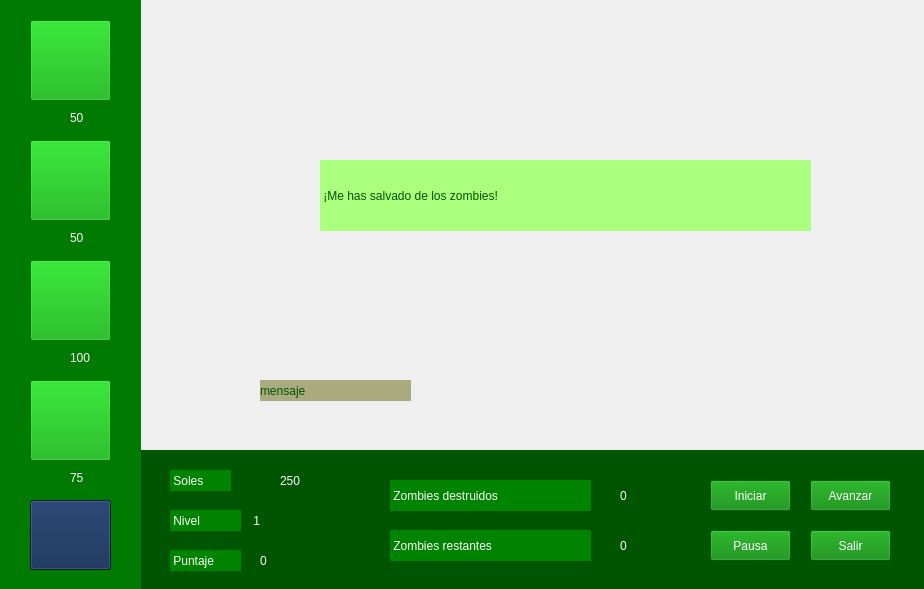
<?xml version="1.0" encoding="UTF-8"?>
<ui version="4.0">
 <class>MainWindow</class>
 <widget class="QMainWindow" name="MainWindow">
  <property name="geometry">
   <rect>
    <x>0</x>
    <y>0</y>
    <width>924</width>
    <height>589</height>
   </rect>
  </property>
  <property name="windowTitle">
   <string>Ventana de Juego</string>
  </property>
  <widget class="QWidget" name="centralwidget">
   <property name="minimumSize">
    <size>
     <width>807</width>
     <height>589</height>
    </size>
   </property>
   <property name="maximumSize">
    <size>
     <width>924</width>
     <height>589</height>
    </size>
   </property>
   <widget class="QLabel" name="fondo_diurno">
    <property name="geometry">
     <rect>
      <x>40</x>
      <y>0</y>
      <width>1181</width>
      <height>471</height>
     </rect>
    </property>
    <property name="text">
     <string/>
    </property>
    <property name="pixmap">
     <pixmap>../sprites/Fondos/jardinAbuela.png</pixmap>
    </property>
    <property name="scaledContents">
     <bool>true</bool>
    </property>
   </widget>
   <widget class="QLabel" name="fondo_1">
    <property name="geometry">
     <rect>
      <x>0</x>
      <y>0</y>
      <width>141</width>
      <height>591</height>
     </rect>
    </property>
    <property name="styleSheet">
     <string notr="true">background-color: rgb(0, 122, 0);</string>
    </property>
    <property name="text">
     <string/>
    </property>
   </widget>
   <widget class="QLabel" name="fondo_2">
    <property name="geometry">
     <rect>
      <x>120</x>
      <y>450</y>
      <width>811</width>
      <height>141</height>
     </rect>
    </property>
    <property name="styleSheet">
     <string notr="true">background-color: rgb(0, 85, 0);</string>
    </property>
    <property name="text">
     <string/>
    </property>
   </widget>
   <widget class="QLabel" name="sol_1">
    <property name="geometry">
     <rect>
      <x>30</x>
      <y>110</y>
      <width>31</width>
      <height>21</height>
     </rect>
    </property>
    <property name="text">
     <string/>
    </property>
    <property name="pixmap">
     <pixmap>../sprites/Elementos de juego/sol.png</pixmap>
    </property>
    <property name="scaledContents">
     <bool>true</bool>
    </property>
   </widget>
   <widget class="QLabel" name="sol_2">
    <property name="geometry">
     <rect>
      <x>30</x>
      <y>230</y>
      <width>31</width>
      <height>21</height>
     </rect>
    </property>
    <property name="text">
     <string/>
    </property>
    <property name="pixmap">
     <pixmap>../sprites/Elementos de juego/sol.png</pixmap>
    </property>
    <property name="scaledContents">
     <bool>true</bool>
    </property>
   </widget>
   <widget class="QLabel" name="sol_3">
    <property name="geometry">
     <rect>
      <x>30</x>
      <y>350</y>
      <width>31</width>
      <height>21</height>
     </rect>
    </property>
    <property name="text">
     <string/>
    </property>
    <property name="pixmap">
     <pixmap>../sprites/Elementos de juego/sol.png</pixmap>
    </property>
    <property name="scaledContents">
     <bool>true</bool>
    </property>
   </widget>
   <widget class="QLabel" name="sol_4">
    <property name="geometry">
     <rect>
      <x>30</x>
      <y>470</y>
      <width>31</width>
      <height>21</height>
     </rect>
    </property>
    <property name="text">
     <string/>
    </property>
    <property name="pixmap">
     <pixmap>../sprites/Elementos de juego/sol.png</pixmap>
    </property>
    <property name="scaledContents">
     <bool>true</bool>
    </property>
   </widget>
   <widget class="QLabel" name="costo_girasol">
    <property name="geometry">
     <rect>
      <x>70</x>
      <y>110</y>
      <width>55</width>
      <height>16</height>
     </rect>
    </property>
    <property name="styleSheet">
     <string notr="true">font: 87 12pt &quot;Arial Black&quot;;
color: rgb(255, 255, 255);</string>
    </property>
    <property name="text">
     <string>50</string>
    </property>
   </widget>
   <widget class="QLabel" name="costo_patata">
    <property name="geometry">
     <rect>
      <x>70</x>
      <y>470</y>
      <width>55</width>
      <height>16</height>
     </rect>
    </property>
    <property name="styleSheet">
     <string notr="true">font: 87 12pt &quot;Arial Black&quot;;
color: rgb(255, 255, 255);</string>
    </property>
    <property name="text">
     <string>75</string>
    </property>
   </widget>
   <widget class="QLabel" name="costo_planta_azul">
    <property name="geometry">
     <rect>
      <x>70</x>
      <y>350</y>
      <width>55</width>
      <height>16</height>
     </rect>
    </property>
    <property name="styleSheet">
     <string notr="true">font: 87 12pt &quot;Arial Black&quot;;
color: rgb(255, 255, 255);</string>
    </property>
    <property name="text">
     <string>100</string>
    </property>
   </widget>
   <widget class="QLabel" name="costo_planta_clasica">
    <property name="geometry">
     <rect>
      <x>70</x>
      <y>230</y>
      <width>55</width>
      <height>16</height>
     </rect>
    </property>
    <property name="styleSheet">
     <string notr="true">font: 87 12pt &quot;Arial Black&quot;;
color: rgb(255, 255, 255);</string>
    </property>
    <property name="text">
     <string>50</string>
    </property>
   </widget>
   <widget class="QLabel" name="texto_soles">
    <property name="geometry">
     <rect>
      <x>170</x>
      <y>470</y>
      <width>61</width>
      <height>21</height>
     </rect>
    </property>
    <property name="styleSheet">
     <string notr="true">background-color: rgb(0, 132, 0);
color: rgb(255, 255, 255);
font: 87 9pt &quot;Arial Black&quot;;</string>
    </property>
    <property name="text">
     <string> Soles</string>
    </property>
   </widget>
   <widget class="QLabel" name="texto_zombies_restantes">
    <property name="geometry">
     <rect>
      <x>390</x>
      <y>530</y>
      <width>201</width>
      <height>31</height>
     </rect>
    </property>
    <property name="styleSheet">
     <string notr="true">background-color: rgb(0, 132, 0);
color: rgb(255, 255, 255);
font: 87 10pt &quot;Arial Black&quot;;</string>
    </property>
    <property name="text">
     <string> Zombies restantes</string>
    </property>
   </widget>
   <widget class="QLabel" name="texto_zombies_destruidos">
    <property name="geometry">
     <rect>
      <x>390</x>
      <y>480</y>
      <width>201</width>
      <height>31</height>
     </rect>
    </property>
    <property name="styleSheet">
     <string notr="true">background-color: rgb(0, 132, 0);
color: rgb(255, 255, 255);
font: 87 10pt &quot;Arial Black&quot;;</string>
    </property>
    <property name="text">
     <string> Zombies destruidos</string>
    </property>
   </widget>
   <widget class="QLabel" name="texto_puntaje">
    <property name="geometry">
     <rect>
      <x>170</x>
      <y>550</y>
      <width>71</width>
      <height>21</height>
     </rect>
    </property>
    <property name="styleSheet">
     <string notr="true">background-color: rgb(0, 132, 0);
color: rgb(255, 255, 255);
font: 87 9pt &quot;Arial Black&quot;;</string>
    </property>
    <property name="text">
     <string> Puntaje</string>
    </property>
   </widget>
   <widget class="QLabel" name="texto_nivel">
    <property name="geometry">
     <rect>
      <x>170</x>
      <y>510</y>
      <width>71</width>
      <height>21</height>
     </rect>
    </property>
    <property name="styleSheet">
     <string notr="true">background-color: rgb(0, 132, 0);
color: rgb(255, 255, 255);
font: 87 9pt &quot;Arial Black&quot;;</string>
    </property>
    <property name="text">
     <string> Nivel</string>
    </property>
   </widget>
   <widget class="QPushButton" name="boton_iniciar">
    <property name="geometry">
     <rect>
      <x>710</x>
      <y>480</y>
      <width>81</width>
      <height>31</height>
     </rect>
    </property>
    <property name="styleSheet">
     <string notr="true">background-color: rgb(0, 131, 0);
font: 87 9pt &quot;Arial Black&quot;;
color: rgb(255, 255, 255);</string>
    </property>
    <property name="text">
     <string>Iniciar</string>
    </property>
   </widget>
   <widget class="QPushButton" name="boton_pausa">
    <property name="geometry">
     <rect>
      <x>710</x>
      <y>530</y>
      <width>81</width>
      <height>31</height>
     </rect>
    </property>
    <property name="styleSheet">
     <string notr="true">background-color: rgb(0, 131, 0);
font: 87 9pt &quot;Arial Black&quot;;
color: rgb(255, 255, 255);</string>
    </property>
    <property name="text">
     <string>Pausa</string>
    </property>
   </widget>
   <widget class="QPushButton" name="boton_avanzar">
    <property name="geometry">
     <rect>
      <x>810</x>
      <y>480</y>
      <width>81</width>
      <height>31</height>
     </rect>
    </property>
    <property name="styleSheet">
     <string notr="true">background-color: rgb(0, 131, 0);
font: 87 9pt &quot;Arial Black&quot;;
color: rgb(255, 255, 255);</string>
    </property>
    <property name="text">
     <string>Avanzar</string>
    </property>
   </widget>
   <widget class="QPushButton" name="boton_salir">
    <property name="geometry">
     <rect>
      <x>810</x>
      <y>530</y>
      <width>81</width>
      <height>31</height>
     </rect>
    </property>
    <property name="styleSheet">
     <string notr="true">background-color: rgb(0, 131, 0);
font: 87 9pt &quot;Arial Black&quot;;
color: rgb(255, 255, 255);</string>
    </property>
    <property name="text">
     <string>Salir</string>
    </property>
   </widget>
   <widget class="QPushButton" name="comprar_girasol">
    <property name="geometry">
     <rect>
      <x>30</x>
      <y>20</y>
      <width>81</width>
      <height>81</height>
     </rect>
    </property>
    <property name="styleSheet">
     <string notr="true">background-color: rgb(0, 170, 0);</string>
    </property>
    <property name="text">
     <string/>
    </property>
    <property name="icon">
     <iconset>
      <normaloff>../sprites/Plantas/girasol_1.png</normaloff>../sprites/Plantas/girasol_1.png</iconset>
    </property>
    <property name="iconSize">
     <size>
      <width>75</width>
      <height>75</height>
     </size>
    </property>
   </widget>
   <widget class="QPushButton" name="comprar_patata">
    <property name="geometry">
     <rect>
      <x>30</x>
      <y>380</y>
      <width>81</width>
      <height>81</height>
     </rect>
    </property>
    <property name="styleSheet">
     <string notr="true">background-color: rgb(0, 170, 0);</string>
    </property>
    <property name="text">
     <string/>
    </property>
    <property name="icon">
     <iconset>
      <normaloff>../sprites/Plantas/papa_1.png</normaloff>../sprites/Plantas/papa_1.png</iconset>
    </property>
    <property name="iconSize">
     <size>
      <width>75</width>
      <height>75</height>
     </size>
    </property>
   </widget>
   <widget class="QPushButton" name="comprar_planta_azul">
    <property name="geometry">
     <rect>
      <x>30</x>
      <y>260</y>
      <width>81</width>
      <height>81</height>
     </rect>
    </property>
    <property name="styleSheet">
     <string notr="true">background-color: rgb(0, 170, 0);</string>
    </property>
    <property name="text">
     <string/>
    </property>
    <property name="icon">
     <iconset>
      <normaloff>../sprites/Plantas/lanzaguisantesHielo_1.png</normaloff>../sprites/Plantas/lanzaguisantesHielo_1.png</iconset>
    </property>
    <property name="iconSize">
     <size>
      <width>75</width>
      <height>75</height>
     </size>
    </property>
   </widget>
   <widget class="QPushButton" name="comprar_planta_clasica">
    <property name="geometry">
     <rect>
      <x>30</x>
      <y>140</y>
      <width>81</width>
      <height>81</height>
     </rect>
    </property>
    <property name="styleSheet">
     <string notr="true">background-color: rgb(0, 170, 0);</string>
    </property>
    <property name="text">
     <string/>
    </property>
    <property name="icon">
     <iconset>
      <normaloff>../sprites/Plantas/lanzaguisantes_1.png</normaloff>../sprites/Plantas/lanzaguisantes_1.png</iconset>
    </property>
    <property name="iconSize">
     <size>
      <width>75</width>
      <height>75</height>
     </size>
    </property>
   </widget>
   <widget class="QLabel" name="sol_5">
    <property name="geometry">
     <rect>
      <x>240</x>
      <y>470</y>
      <width>31</width>
      <height>21</height>
     </rect>
    </property>
    <property name="text">
     <string/>
    </property>
    <property name="pixmap">
     <pixmap>../sprites/Elementos de juego/sol.png</pixmap>
    </property>
    <property name="scaledContents">
     <bool>true</bool>
    </property>
   </widget>
   <widget class="QLabel" name="label_soles">
    <property name="geometry">
     <rect>
      <x>280</x>
      <y>460</y>
      <width>71</width>
      <height>41</height>
     </rect>
    </property>
    <property name="styleSheet">
     <string notr="true">font: 87 12pt &quot;Arial Black&quot;;
color: rgb(255, 255, 255);</string>
    </property>
    <property name="text">
     <string>250</string>
    </property>
   </widget>
   <widget class="QLabel" name="label_puntaje">
    <property name="geometry">
     <rect>
      <x>260</x>
      <y>540</y>
      <width>55</width>
      <height>41</height>
     </rect>
    </property>
    <property name="styleSheet">
     <string notr="true">font: 87 12pt &quot;Arial Black&quot;;
color: rgb(255, 255, 255);</string>
    </property>
    <property name="text">
     <string>0</string>
    </property>
   </widget>
   <widget class="QLabel" name="label_nivel">
    <property name="geometry">
     <rect>
      <x>250</x>
      <y>500</y>
      <width>61</width>
      <height>41</height>
     </rect>
    </property>
    <property name="styleSheet">
     <string notr="true">font: 87 12pt &quot;Arial Black&quot;;
color: rgb(255, 255, 255);</string>
    </property>
    <property name="text">
     <string> 1</string>
    </property>
   </widget>
   <widget class="QLabel" name="label_zombies_restantes">
    <property name="geometry">
     <rect>
      <x>620</x>
      <y>530</y>
      <width>55</width>
      <height>31</height>
     </rect>
    </property>
    <property name="styleSheet">
     <string notr="true">font: 87 12pt &quot;Arial Black&quot;;
color: rgb(255, 255, 255);</string>
    </property>
    <property name="text">
     <string>0</string>
    </property>
   </widget>
   <widget class="QLabel" name="label_zombies_destruidos">
    <property name="geometry">
     <rect>
      <x>620</x>
      <y>480</y>
      <width>55</width>
      <height>31</height>
     </rect>
    </property>
    <property name="styleSheet">
     <string notr="true">font: 87 12pt &quot;Arial Black&quot;;
color: rgb(255, 255, 255);</string>
    </property>
    <property name="text">
     <string>0</string>
    </property>
   </widget>
   <widget class="QLabel" name="fondo_nocturno">
    <property name="geometry">
     <rect>
      <x>40</x>
      <y>0</y>
      <width>1181</width>
      <height>471</height>
     </rect>
    </property>
    <property name="text">
     <string/>
    </property>
    <property name="pixmap">
     <pixmap>../sprites/Fondos/salidaNocturna.png</pixmap>
    </property>
    <property name="scaledContents">
     <bool>true</bool>
    </property>
   </widget>
   <widget class="QLabel" name="crazy_cruz_chico">
    <property name="geometry">
     <rect>
      <x>150</x>
      <y>330</y>
      <width>141</width>
      <height>121</height>
     </rect>
    </property>
    <property name="text">
     <string/>
    </property>
    <property name="pixmap">
     <pixmap>../sprites/CrazyRuz/crazyCruz.png</pixmap>
    </property>
    <property name="scaledContents">
     <bool>true</bool>
    </property>
   </widget>
   <widget class="QLabel" name="label_mensaje">
    <property name="enabled">
     <bool>true</bool>
    </property>
    <property name="geometry">
     <rect>
      <x>260</x>
      <y>380</y>
      <width>151</width>
      <height>21</height>
     </rect>
    </property>
    <property name="styleSheet">
     <string notr="true">background-color: rgb(170, 170, 127);
color: rgb(0, 85, 0);
font: 8pt &quot;MS Shell Dlg 2&quot;;
border-color: rgb(0, 85, 0);
font: 87 8pt &quot;Arial Black&quot;;</string>
    </property>
    <property name="text">
     <string>mensaje</string>
    </property>
    <property name="scaledContents">
     <bool>true</bool>
    </property>
   </widget>
   <widget class="QLabel" name="crazy_cruz_grande">
    <property name="geometry">
     <rect>
      <x>180</x>
      <y>230</y>
      <width>211</width>
      <height>221</height>
     </rect>
    </property>
    <property name="text">
     <string/>
    </property>
    <property name="pixmap">
     <pixmap>../sprites/CrazyRuz/crazyCruz.png</pixmap>
    </property>
    <property name="scaledContents">
     <bool>true</bool>
    </property>
   </widget>
   <widget class="QLabel" name="mensaje_ganar">
    <property name="geometry">
     <rect>
      <x>320</x>
      <y>160</y>
      <width>491</width>
      <height>71</height>
     </rect>
    </property>
    <property name="styleSheet">
     <string notr="true">background-color: rgb(170, 255, 127);
color: rgb(0, 85, 0);
font: 87 16pt &quot;Arial Black&quot;;</string>
    </property>
    <property name="text">
     <string> ¡Me has salvado de los zombies!</string>
    </property>
    <property name="scaledContents">
     <bool>true</bool>
    </property>
    <property name="margin">
     <number>1</number>
    </property>
   </widget>
   <widget class="QLabel" name="mensaje_perder">
    <property name="geometry">
     <rect>
      <x>320</x>
      <y>50</y>
      <width>471</width>
      <height>351</height>
     </rect>
    </property>
    <property name="text">
     <string/>
    </property>
    <property name="pixmap">
     <pixmap>../sprites/Elementos de juego/textoFinal.png</pixmap>
    </property>
    <property name="scaledContents">
     <bool>true</bool>
    </property>
   </widget>
   <widget class="QLabel" name="casilla_1">
    <property name="geometry">
     <rect>
      <x>256</x>
      <y>166</y>
      <width>58</width>
      <height>78</height>
     </rect>
    </property>
    <property name="maximumSize">
     <size>
      <width>276</width>
      <height>160</height>
     </size>
    </property>
    <property name="text">
     <string/>
    </property>
   </widget>
   <widget class="QLabel" name="casilla_2">
    <property name="geometry">
     <rect>
      <x>315</x>
      <y>166</y>
      <width>58</width>
      <height>78</height>
     </rect>
    </property>
    <property name="text">
     <string/>
    </property>
   </widget>
   <widget class="QLabel" name="casilla_3">
    <property name="geometry">
     <rect>
      <x>380</x>
      <y>166</y>
      <width>58</width>
      <height>78</height>
     </rect>
    </property>
    <property name="text">
     <string/>
    </property>
   </widget>
   <widget class="QLabel" name="casilla_4">
    <property name="geometry">
     <rect>
      <x>442</x>
      <y>166</y>
      <width>58</width>
      <height>78</height>
     </rect>
    </property>
    <property name="text">
     <string/>
    </property>
   </widget>
   <widget class="QLabel" name="casilla_11">
    <property name="geometry">
     <rect>
      <x>256</x>
      <y>245</y>
      <width>58</width>
      <height>78</height>
     </rect>
    </property>
    <property name="text">
     <string/>
    </property>
   </widget>
   <widget class="QLabel" name="casilla_10">
    <property name="geometry">
     <rect>
      <x>815</x>
      <y>166</y>
      <width>58</width>
      <height>78</height>
     </rect>
    </property>
    <property name="text">
     <string/>
    </property>
   </widget>
   <widget class="QLabel" name="casilla_9">
    <property name="geometry">
     <rect>
      <x>755</x>
      <y>166</y>
      <width>58</width>
      <height>78</height>
     </rect>
    </property>
    <property name="text">
     <string/>
    </property>
   </widget>
   <widget class="QLabel" name="casilla_8">
    <property name="geometry">
     <rect>
      <x>692</x>
      <y>166</y>
      <width>58</width>
      <height>78</height>
     </rect>
    </property>
    <property name="text">
     <string/>
    </property>
   </widget>
   <widget class="QLabel" name="casilla_7">
    <property name="geometry">
     <rect>
      <x>630</x>
      <y>166</y>
      <width>58</width>
      <height>78</height>
     </rect>
    </property>
    <property name="text">
     <string/>
    </property>
   </widget>
   <widget class="QLabel" name="casilla_6">
    <property name="geometry">
     <rect>
      <x>565</x>
      <y>166</y>
      <width>58</width>
      <height>78</height>
     </rect>
    </property>
    <property name="text">
     <string/>
    </property>
   </widget>
   <widget class="QLabel" name="casilla_5">
    <property name="geometry">
     <rect>
      <x>505</x>
      <y>166</y>
      <width>58</width>
      <height>78</height>
     </rect>
    </property>
    <property name="text">
     <string/>
    </property>
   </widget>
   <widget class="QLabel" name="casilla_20">
    <property name="geometry">
     <rect>
      <x>818</x>
      <y>245</y>
      <width>58</width>
      <height>78</height>
     </rect>
    </property>
    <property name="text">
     <string/>
    </property>
   </widget>
   <widget class="QLabel" name="casilla_19">
    <property name="geometry">
     <rect>
      <x>755</x>
      <y>245</y>
      <width>58</width>
      <height>78</height>
     </rect>
    </property>
    <property name="text">
     <string/>
    </property>
   </widget>
   <widget class="QLabel" name="casilla_18">
    <property name="geometry">
     <rect>
      <x>690</x>
      <y>245</y>
      <width>58</width>
      <height>78</height>
     </rect>
    </property>
    <property name="text">
     <string/>
    </property>
   </widget>
   <widget class="QLabel" name="casilla_17">
    <property name="geometry">
     <rect>
      <x>630</x>
      <y>245</y>
      <width>58</width>
      <height>78</height>
     </rect>
    </property>
    <property name="text">
     <string/>
    </property>
   </widget>
   <widget class="QLabel" name="casilla_16">
    <property name="geometry">
     <rect>
      <x>565</x>
      <y>245</y>
      <width>58</width>
      <height>78</height>
     </rect>
    </property>
    <property name="text">
     <string/>
    </property>
   </widget>
   <widget class="QLabel" name="casilla_15">
    <property name="geometry">
     <rect>
      <x>502</x>
      <y>245</y>
      <width>58</width>
      <height>78</height>
     </rect>
    </property>
    <property name="text">
     <string/>
    </property>
   </widget>
   <widget class="QLabel" name="casilla_14">
    <property name="geometry">
     <rect>
      <x>442</x>
      <y>245</y>
      <width>58</width>
      <height>78</height>
     </rect>
    </property>
    <property name="text">
     <string/>
    </property>
   </widget>
   <widget class="QLabel" name="casilla_13">
    <property name="geometry">
     <rect>
      <x>382</x>
      <y>245</y>
      <width>58</width>
      <height>78</height>
     </rect>
    </property>
    <property name="text">
     <string/>
    </property>
   </widget>
   <widget class="QLabel" name="casilla_12">
    <property name="geometry">
     <rect>
      <x>315</x>
      <y>245</y>
      <width>58</width>
      <height>78</height>
     </rect>
    </property>
    <property name="text">
     <string/>
    </property>
   </widget>
   <widget class="QPushButton" name="boton_pala">
    <property name="geometry">
     <rect>
      <x>30</x>
      <y>500</y>
      <width>81</width>
      <height>70</height>
     </rect>
    </property>
    <property name="styleSheet">
     <string notr="true">background-color: rgb(13, 39, 80);</string>
    </property>
    <property name="text">
     <string/>
    </property>
    <property name="icon">
     <iconset>
      <normaloff>../sprites/Bonus/pala.png</normaloff>../sprites/Bonus/pala.png</iconset>
    </property>
    <property name="iconSize">
     <size>
      <width>60</width>
      <height>60</height>
     </size>
    </property>
   </widget>
   <zorder>fondo_diurno</zorder>
   <zorder>fondo_nocturno</zorder>
   <zorder>fondo_2</zorder>
   <zorder>fondo_1</zorder>
   <zorder>sol_1</zorder>
   <zorder>sol_2</zorder>
   <zorder>sol_3</zorder>
   <zorder>sol_4</zorder>
   <zorder>costo_girasol</zorder>
   <zorder>costo_patata</zorder>
   <zorder>costo_planta_azul</zorder>
   <zorder>costo_planta_clasica</zorder>
   <zorder>texto_soles</zorder>
   <zorder>texto_zombies_restantes</zorder>
   <zorder>texto_zombies_destruidos</zorder>
   <zorder>texto_puntaje</zorder>
   <zorder>texto_nivel</zorder>
   <zorder>boton_iniciar</zorder>
   <zorder>boton_pausa</zorder>
   <zorder>boton_avanzar</zorder>
   <zorder>boton_salir</zorder>
   <zorder>comprar_girasol</zorder>
   <zorder>comprar_patata</zorder>
   <zorder>comprar_planta_azul</zorder>
   <zorder>comprar_planta_clasica</zorder>
   <zorder>sol_5</zorder>
   <zorder>label_soles</zorder>
   <zorder>label_puntaje</zorder>
   <zorder>label_nivel</zorder>
   <zorder>label_zombies_restantes</zorder>
   <zorder>label_zombies_destruidos</zorder>
   <zorder>crazy_cruz_grande</zorder>
   <zorder>mensaje_ganar</zorder>
   <zorder>casilla_15</zorder>
   <zorder>mensaje_perder</zorder>
   <zorder>casilla_1</zorder>
   <zorder>casilla_11</zorder>
   <zorder>casilla_12</zorder>
   <zorder>casilla_13</zorder>
   <zorder>casilla_14</zorder>
   <zorder>casilla_16</zorder>
   <zorder>casilla_17</zorder>
   <zorder>casilla_18</zorder>
   <zorder>casilla_2</zorder>
   <zorder>casilla_3</zorder>
   <zorder>casilla_4</zorder>
   <zorder>casilla_5</zorder>
   <zorder>casilla_6</zorder>
   <zorder>casilla_7</zorder>
   <zorder>casilla_8</zorder>
   <zorder>boton_pala</zorder>
   <zorder>casilla_19</zorder>
   <zorder>casilla_9</zorder>
   <zorder>casilla_20</zorder>
   <zorder>casilla_10</zorder>
   <zorder>crazy_cruz_chico</zorder>
   <zorder>label_mensaje</zorder>
  </widget>
 </widget>
 <resources/>
 <connections/>
</ui>
